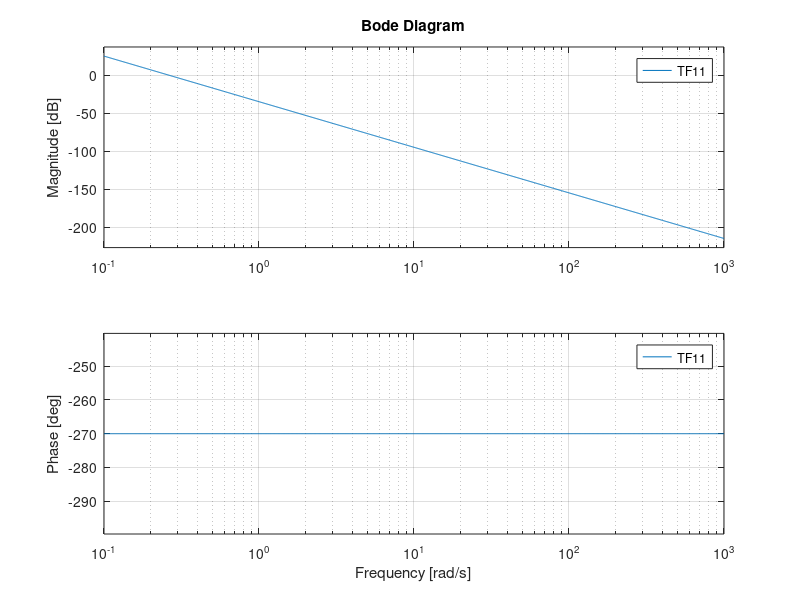

Here is the MATLAB script that generated this plot:
%Akshaj Chainani 22070127008
clc;
clear all;
close all;

% Bode Plot

% G(s) = 1/s^n
% Taking n=3
subplot(3,3,1)
TF6 = tf([1],[1,0,0,0])
bode(TF6)

% G(s) = Ks
subplot(3,3,2)
TF7 = tf([56,0],[1])
bode(TF7)

% G(s) = 1/Ks
subplot(3,3,3)
TF8 = tf([1],[56,0])
bode(TF8)

% G(s) = Ks^2
subplot(3,3,4)
TF9 = tf([56,0,0],[1])
bode(TF9)

% G(s) = 1/Ks^2
subplot(3,3,5)
TF10 = tf([1],[56,0,0])
bode(TF10)

% G(s) = Ks^n
% Taking n=3
subplot(3,3,6)
TF11 = tf([56,0,0,0],[1])
bode(TF11)

% G(s) = 1/Ks^n
% Taking n=3
subplot(3,3,8)
TF11 = tf([1],[56,0,0,0])
bode(TF11)